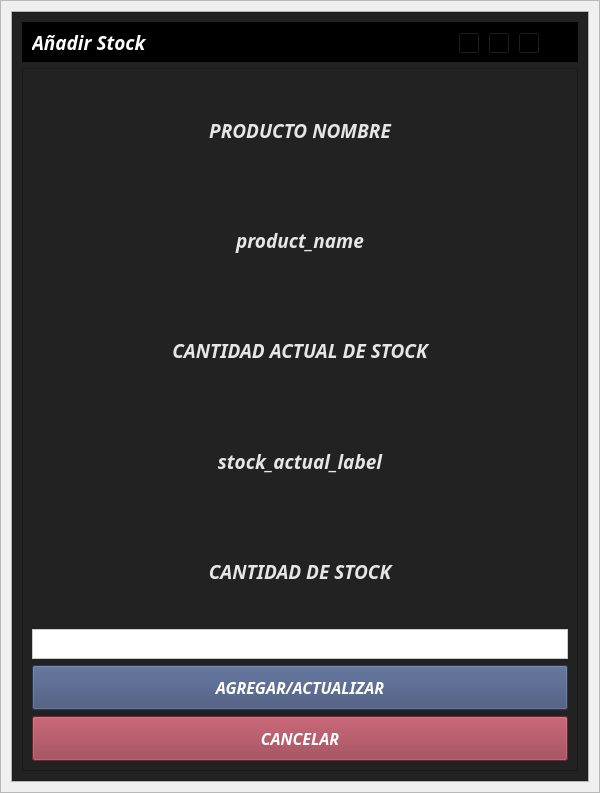
<?xml version="1.0" encoding="UTF-8"?>
<ui version="4.0">
 <class>add_edit_cliente</class>
 <widget class="QWidget" name="add_edit_cliente">
  <property name="geometry">
   <rect>
    <x>0</x>
    <y>0</y>
    <width>600</width>
    <height>793</height>
   </rect>
  </property>
  <property name="minimumSize">
   <size>
    <width>600</width>
    <height>0</height>
   </size>
  </property>
  <property name="maximumSize">
   <size>
    <width>16777215</width>
    <height>16777215</height>
   </size>
  </property>
  <property name="windowTitle">
   <string>Form</string>
  </property>
  <layout class="QVBoxLayout" name="verticalLayout">
   <property name="spacing">
    <number>0</number>
   </property>
   <property name="leftMargin">
    <number>0</number>
   </property>
   <property name="topMargin">
    <number>0</number>
   </property>
   <property name="rightMargin">
    <number>0</number>
   </property>
   <property name="bottomMargin">
    <number>0</number>
   </property>
   <item>
    <widget class="QFrame" name="central_widget_frame">
     <property name="maximumSize">
      <size>
       <width>600</width>
       <height>16777215</height>
      </size>
     </property>
     <property name="frameShape">
      <enum>QFrame::StyledPanel</enum>
     </property>
     <property name="frameShadow">
      <enum>QFrame::Raised</enum>
     </property>
     <layout class="QVBoxLayout" name="shadow_layout">
      <property name="spacing">
       <number>0</number>
      </property>
      <property name="leftMargin">
       <number>10</number>
      </property>
      <property name="topMargin">
       <number>10</number>
      </property>
      <property name="rightMargin">
       <number>10</number>
      </property>
      <property name="bottomMargin">
       <number>10</number>
      </property>
      <item>
       <widget class="QFrame" name="background_frame">
        <property name="frameShape">
         <enum>QFrame::StyledPanel</enum>
        </property>
        <property name="frameShadow">
         <enum>QFrame::Raised</enum>
        </property>
        <layout class="QVBoxLayout" name="verticalLayout_2">
         <property name="spacing">
          <number>0</number>
         </property>
         <property name="leftMargin">
          <number>0</number>
         </property>
         <property name="topMargin">
          <number>0</number>
         </property>
         <property name="rightMargin">
          <number>0</number>
         </property>
         <property name="bottomMargin">
          <number>0</number>
         </property>
         <item>
          <widget class="QFrame" name="content_frame">
           <property name="minimumSize">
            <size>
             <width>0</width>
             <height>0</height>
            </size>
           </property>
           <property name="styleSheet">
            <string notr="true">background-color: rgb(34, 34, 34);</string>
           </property>
           <property name="frameShape">
            <enum>QFrame::StyledPanel</enum>
           </property>
           <property name="frameShadow">
            <enum>QFrame::Raised</enum>
           </property>
           <layout class="QVBoxLayout" name="verticalLayout_7">
            <property name="spacing">
             <number>6</number>
            </property>
            <property name="leftMargin">
             <number>9</number>
            </property>
            <property name="topMargin">
             <number>9</number>
            </property>
            <property name="rightMargin">
             <number>9</number>
            </property>
            <property name="bottomMargin">
             <number>9</number>
            </property>
            <item>
             <widget class="QFrame" name="frame_nav">
              <property name="minimumSize">
               <size>
                <width>0</width>
                <height>40</height>
               </size>
              </property>
              <property name="maximumSize">
               <size>
                <width>16777215</width>
                <height>40</height>
               </size>
              </property>
              <property name="styleSheet">
               <string notr="true">background-color: rgb(0, 0, 0);</string>
              </property>
              <property name="frameShape">
               <enum>QFrame::StyledPanel</enum>
              </property>
              <property name="frameShadow">
               <enum>QFrame::Raised</enum>
              </property>
              <layout class="QHBoxLayout" name="horizontalLayout_6">
               <item>
                <widget class="QLabel" name="label_tittle">
                 <property name="font">
                  <font>
                   <family>Tw Cen MT</family>
                   <pointsize>14</pointsize>
                   <weight>75</weight>
                   <italic>true</italic>
                   <bold>true</bold>
                  </font>
                 </property>
                 <property name="styleSheet">
                  <string notr="true">color: rgb(255, 255, 255) ;</string>
                 </property>
                 <property name="text">
                  <string>Añadir Stock</string>
                 </property>
                </widget>
               </item>
               <item>
                <widget class="QFrame" name="butttons_holder_frame">
                 <property name="minimumSize">
                  <size>
                   <width>110</width>
                   <height>30</height>
                  </size>
                 </property>
                 <property name="maximumSize">
                  <size>
                   <width>110</width>
                   <height>16777215</height>
                  </size>
                 </property>
                 <property name="frameShape">
                  <enum>QFrame::StyledPanel</enum>
                 </property>
                 <property name="frameShadow">
                  <enum>QFrame::Raised</enum>
                 </property>
                 <widget class="QToolButton" name="minimize_button">
                  <property name="geometry">
                   <rect>
                    <x>0</x>
                    <y>0</y>
                    <width>22</width>
                    <height>22</height>
                   </rect>
                  </property>
                  <property name="text">
                   <string>...</string>
                  </property>
                  <property name="icon">
                   <iconset>
                    <normaloff>L:/AngelCuk/assets/icons/minimize-window.png</normaloff>L:/AngelCuk/assets/icons/minimize-window.png</iconset>
                  </property>
                 </widget>
                 <widget class="QToolButton" name="restore_button">
                  <property name="geometry">
                   <rect>
                    <x>30</x>
                    <y>0</y>
                    <width>22</width>
                    <height>22</height>
                   </rect>
                  </property>
                  <property name="text">
                   <string>...</string>
                  </property>
                  <property name="icon">
                   <iconset>
                    <normaloff>L:/AngelCuk/assets/icons/restore-window.png</normaloff>L:/AngelCuk/assets/icons/restore-window.png</iconset>
                  </property>
                 </widget>
                 <widget class="QToolButton" name="maximize_button">
                  <property name="geometry">
                   <rect>
                    <x>30</x>
                    <y>0</y>
                    <width>22</width>
                    <height>22</height>
                   </rect>
                  </property>
                  <property name="text">
                   <string>...</string>
                  </property>
                  <property name="icon">
                   <iconset>
                    <normaloff>L:/AngelCuk/assets/icons/maximize-window.png</normaloff>L:/AngelCuk/assets/icons/maximize-window.png</iconset>
                  </property>
                 </widget>
                 <widget class="QToolButton" name="close_button">
                  <property name="geometry">
                   <rect>
                    <x>60</x>
                    <y>0</y>
                    <width>22</width>
                    <height>22</height>
                   </rect>
                  </property>
                  <property name="text">
                   <string>...</string>
                  </property>
                  <property name="icon">
                   <iconset>
                    <normaloff>L:/AngelCuk/assets/icons/close-window.png</normaloff>L:/AngelCuk/assets/icons/close-window.png</iconset>
                  </property>
                 </widget>
                </widget>
               </item>
              </layout>
             </widget>
            </item>
            <item>
             <widget class="QFrame" name="frame_inferior">
              <property name="maximumSize">
               <size>
                <width>16777215</width>
                <height>16777215</height>
               </size>
              </property>
              <property name="frameShape">
               <enum>QFrame::StyledPanel</enum>
              </property>
              <property name="frameShadow">
               <enum>QFrame::Raised</enum>
              </property>
              <layout class="QVBoxLayout" name="verticalLayout_3">
               <item>
                <widget class="QLabel" name="codigobarra_title">
                 <property name="font">
                  <font>
                   <family>Segoe UI Black</family>
                   <pointsize>14</pointsize>
                   <weight>75</weight>
                   <italic>true</italic>
                   <bold>true</bold>
                  </font>
                 </property>
                 <property name="styleSheet">
                  <string notr="true">color: rgb(230, 230, 230);</string>
                 </property>
                 <property name="text">
                  <string>PRODUCTO NOMBRE</string>
                 </property>
                 <property name="alignment">
                  <set>Qt::AlignCenter</set>
                 </property>
                </widget>
               </item>
               <item>
                <widget class="QLabel" name="product_name_label">
                 <property name="font">
                  <font>
                   <family>Segoe UI Black</family>
                   <pointsize>14</pointsize>
                   <weight>75</weight>
                   <italic>true</italic>
                   <bold>true</bold>
                  </font>
                 </property>
                 <property name="styleSheet">
                  <string notr="true">color: rgb(230, 230, 230);</string>
                 </property>
                 <property name="text">
                  <string>product_name</string>
                 </property>
                 <property name="alignment">
                  <set>Qt::AlignCenter</set>
                 </property>
                </widget>
               </item>
               <item>
                <widget class="QLabel" name="nombre_tittle">
                 <property name="font">
                  <font>
                   <family>Segoe UI Black</family>
                   <pointsize>14</pointsize>
                   <weight>75</weight>
                   <italic>true</italic>
                   <bold>true</bold>
                   <underline>false</underline>
                  </font>
                 </property>
                 <property name="layoutDirection">
                  <enum>Qt::LeftToRight</enum>
                 </property>
                 <property name="styleSheet">
                  <string notr="true">color: rgb(230, 230, 230);</string>
                 </property>
                 <property name="text">
                  <string>CANTIDAD ACTUAL DE STOCK</string>
                 </property>
                 <property name="textFormat">
                  <enum>Qt::AutoText</enum>
                 </property>
                 <property name="alignment">
                  <set>Qt::AlignCenter</set>
                 </property>
                </widget>
               </item>
               <item>
                <widget class="QLabel" name="stock_actual_label">
                 <property name="font">
                  <font>
                   <family>Segoe UI Black</family>
                   <pointsize>14</pointsize>
                   <weight>75</weight>
                   <italic>true</italic>
                   <bold>true</bold>
                  </font>
                 </property>
                 <property name="styleSheet">
                  <string notr="true">color: rgb(230, 230, 230);</string>
                 </property>
                 <property name="text">
                  <string>stock_actual_label</string>
                 </property>
                 <property name="alignment">
                  <set>Qt::AlignCenter</set>
                 </property>
                </widget>
               </item>
               <item>
                <widget class="QLabel" name="stock_tittle">
                 <property name="font">
                  <font>
                   <family>Segoe UI Black</family>
                   <pointsize>14</pointsize>
                   <weight>75</weight>
                   <italic>true</italic>
                   <bold>true</bold>
                  </font>
                 </property>
                 <property name="styleSheet">
                  <string notr="true">color: rgb(230, 230, 230);</string>
                 </property>
                 <property name="text">
                  <string>CANTIDAD DE STOCK</string>
                 </property>
                 <property name="alignment">
                  <set>Qt::AlignCenter</set>
                 </property>
                </widget>
               </item>
               <item>
                <widget class="QLineEdit" name="stock_lineEdit">
                 <property name="minimumSize">
                  <size>
                   <width>0</width>
                   <height>30</height>
                  </size>
                 </property>
                 <property name="styleSheet">
                  <string notr="true">background-color: rgb(255, 255, 255);
border: 1px solid #cbcbcb
</string>
                 </property>
                </widget>
               </item>
               <item>
                <widget class="QPushButton" name="add_edit_button">
                 <property name="minimumSize">
                  <size>
                   <width>0</width>
                   <height>45</height>
                  </size>
                 </property>
                 <property name="font">
                  <font>
                   <family>Segoe UI Black</family>
                   <pointsize>12</pointsize>
                   <weight>75</weight>
                   <italic>true</italic>
                   <bold>true</bold>
                  </font>
                 </property>
                 <property name="styleSheet">
                  <string notr="true">QPushButton{
	background-color: rgb(60, 76, 116);
	color: white;
}

QPushButton:hover{
	
	background-color: rgb(30, 38, 57);
}


</string>
                 </property>
                 <property name="text">
                  <string>AGREGAR/ACTUALIZAR</string>
                 </property>
                </widget>
               </item>
               <item>
                <widget class="QPushButton" name="cancel_button">
                 <property name="minimumSize">
                  <size>
                   <width>0</width>
                   <height>45</height>
                  </size>
                 </property>
                 <property name="font">
                  <font>
                   <family>Segoe UI Black</family>
                   <pointsize>12</pointsize>
                   <weight>75</weight>
                   <italic>true</italic>
                   <bold>true</bold>
                  </font>
                 </property>
                 <property name="styleSheet">
                  <string notr="true">QPushButton{
	background-color: rgb(148, 52, 68  );
	color: white;
}

QPushButton:hover{
	
	background-color: rgb(97, 35, 45);
}


</string>
                 </property>
                 <property name="text">
                  <string>CANCELAR</string>
                 </property>
                </widget>
               </item>
              </layout>
             </widget>
            </item>
           </layout>
          </widget>
         </item>
        </layout>
       </widget>
      </item>
     </layout>
    </widget>
   </item>
  </layout>
 </widget>
 <resources/>
 <connections/>
</ui>
